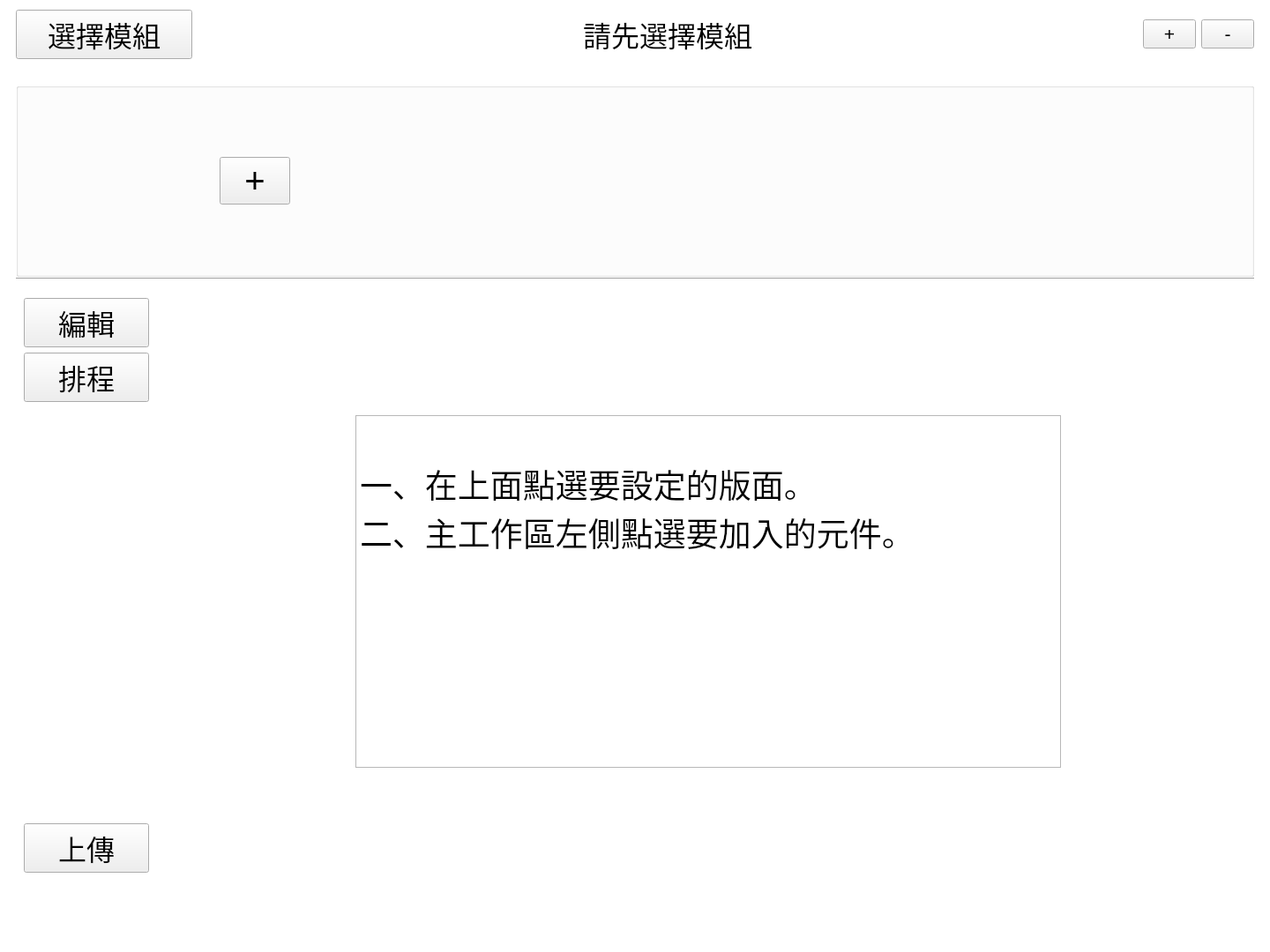
<?xml version="1.0" encoding="UTF-8"?>
<ui version="4.0">
 <class>Widget</class>
 <widget class="QWidget" name="Widget">
  <property name="geometry">
   <rect>
    <x>0</x>
    <y>0</y>
    <width>1440</width>
    <height>1080</height>
   </rect>
  </property>
  <property name="font">
   <font>
    <pointsize>16</pointsize>
   </font>
  </property>
  <property name="windowTitle">
   <string>Widget</string>
  </property>
  <layout class="QGridLayout" name="gridLayout">
   <property name="leftMargin">
    <number>0</number>
   </property>
   <property name="topMargin">
    <number>0</number>
   </property>
   <property name="rightMargin">
    <number>0</number>
   </property>
   <property name="bottomMargin">
    <number>0</number>
   </property>
   <property name="spacing">
    <number>0</number>
   </property>
   <item row="0" column="0" colspan="2">
    <widget class="QWidget" name="wBg" native="true">
     <property name="minimumSize">
      <size>
       <width>400</width>
       <height>400</height>
      </size>
     </property>
     <property name="styleSheet">
      <string notr="true">QWidget#wBg{background-color: rgb(255, 255, 255);}</string>
     </property>
     <layout class="QVBoxLayout" name="verticalLayout_3">
      <item>
       <widget class="QWidget" name="wTop" native="true">
        <property name="minimumSize">
         <size>
          <width>0</width>
          <height>60</height>
         </size>
        </property>
        <layout class="QHBoxLayout" name="horizontalLayout_3">
         <property name="topMargin">
          <number>0</number>
         </property>
         <property name="bottomMargin">
          <number>0</number>
         </property>
         <item>
          <widget class="QPushButton" name="btnSelectModel">
           <property name="minimumSize">
            <size>
             <width>200</width>
             <height>0</height>
            </size>
           </property>
           <property name="maximumSize">
            <size>
             <width>160</width>
             <height>16777215</height>
            </size>
           </property>
           <property name="font">
            <font>
             <pointsize>24</pointsize>
            </font>
           </property>
           <property name="text">
            <string>選擇模組</string>
           </property>
          </widget>
         </item>
         <item>
          <widget class="QLabel" name="lbModel">
           <property name="font">
            <font>
             <pointsize>24</pointsize>
            </font>
           </property>
           <property name="text">
            <string>請先選擇模組</string>
           </property>
           <property name="alignment">
            <set>Qt::AlignCenter</set>
           </property>
          </widget>
         </item>
         <item>
          <widget class="QPushButton" name="btnAddModel">
           <property name="sizePolicy">
            <sizepolicy hsizetype="Maximum" vsizetype="Fixed">
             <horstretch>0</horstretch>
             <verstretch>0</verstretch>
            </sizepolicy>
           </property>
           <property name="maximumSize">
            <size>
             <width>60</width>
             <height>16777215</height>
            </size>
           </property>
           <property name="text">
            <string>+</string>
           </property>
          </widget>
         </item>
         <item>
          <widget class="QPushButton" name="btnDelModel">
           <property name="sizePolicy">
            <sizepolicy hsizetype="Maximum" vsizetype="Fixed">
             <horstretch>0</horstretch>
             <verstretch>0</verstretch>
            </sizepolicy>
           </property>
           <property name="maximumSize">
            <size>
             <width>60</width>
             <height>16777215</height>
            </size>
           </property>
           <property name="text">
            <string>-</string>
           </property>
          </widget>
         </item>
        </layout>
       </widget>
      </item>
      <item>
       <widget class="QWidget" name="wBody" native="true">
        <property name="minimumSize">
         <size>
          <width>200</width>
          <height>200</height>
         </size>
        </property>
        <layout class="QVBoxLayout" name="verticalLayout_2">
         <property name="spacing">
          <number>11</number>
         </property>
         <property name="bottomMargin">
          <number>11</number>
         </property>
         <item>
          <widget class="QWidget" name="wTitle" native="true">
           <property name="minimumSize">
            <size>
             <width>0</width>
             <height>220</height>
            </size>
           </property>
           <property name="maximumSize">
            <size>
             <width>16777215</width>
             <height>200</height>
            </size>
           </property>
           <layout class="QHBoxLayout" name="horizontalLayout">
            <property name="spacing">
             <number>0</number>
            </property>
            <property name="leftMargin">
             <number>0</number>
            </property>
            <property name="topMargin">
             <number>0</number>
            </property>
            <property name="rightMargin">
             <number>0</number>
            </property>
            <property name="bottomMargin">
             <number>0</number>
            </property>
            <item>
             <widget class="QGroupBox" name="groupBox">
              <property name="minimumSize">
               <size>
                <width>240</width>
                <height>0</height>
               </size>
              </property>
              <layout class="QHBoxLayout" name="horizontalLayout_2">
               <property name="leftMargin">
                <number>2</number>
               </property>
               <property name="topMargin">
                <number>2</number>
               </property>
               <property name="rightMargin">
                <number>2</number>
               </property>
               <property name="bottomMargin">
                <number>2</number>
               </property>
               <item>
                <widget class="LayerSelector" name="wLayerSelector" native="true">
                 <property name="minimumSize">
                  <size>
                   <width>220</width>
                   <height>0</height>
                  </size>
                 </property>
                </widget>
               </item>
               <item>
                <widget class="QPushButton" name="btnAddLayer">
                 <property name="font">
                  <font>
                   <pointsize>30</pointsize>
                  </font>
                 </property>
                 <property name="text">
                  <string>+</string>
                 </property>
                </widget>
               </item>
               <item>
                <spacer name="horizontalSpacer">
                 <property name="orientation">
                  <enum>Qt::Horizontal</enum>
                 </property>
                 <property name="sizeHint" stdset="0">
                  <size>
                   <width>618</width>
                   <height>217</height>
                  </size>
                 </property>
                </spacer>
               </item>
              </layout>
             </widget>
            </item>
           </layout>
          </widget>
         </item>
         <item>
          <widget class="Line" name="line">
           <property name="orientation">
            <enum>Qt::Horizontal</enum>
           </property>
          </widget>
         </item>
         <item>
          <widget class="QWidget" name="widget_2" native="true">
           <property name="minimumSize">
            <size>
             <width>200</width>
             <height>200</height>
            </size>
           </property>
           <layout class="QHBoxLayout" name="horizontalLayout_4">
            <property name="leftMargin">
             <number>0</number>
            </property>
            <property name="topMargin">
             <number>0</number>
            </property>
            <property name="rightMargin">
             <number>0</number>
            </property>
            <property name="bottomMargin">
             <number>0</number>
            </property>
            <item>
             <widget class="QWidget" name="widget_3" native="true">
              <property name="minimumSize">
               <size>
                <width>160</width>
                <height>0</height>
               </size>
              </property>
              <property name="maximumSize">
               <size>
                <width>200</width>
                <height>16777215</height>
               </size>
              </property>
              <layout class="QVBoxLayout" name="verticalLayout">
               <item>
                <widget class="QPushButton" name="pushButton">
                 <property name="font">
                  <font>
                   <pointsize>24</pointsize>
                  </font>
                 </property>
                 <property name="text">
                  <string>編輯</string>
                 </property>
                </widget>
               </item>
               <item>
                <widget class="QPushButton" name="pushButton_2">
                 <property name="font">
                  <font>
                   <pointsize>24</pointsize>
                  </font>
                 </property>
                 <property name="text">
                  <string>排程</string>
                 </property>
                </widget>
               </item>
               <item>
                <spacer name="verticalSpacer">
                 <property name="orientation">
                  <enum>Qt::Vertical</enum>
                 </property>
                 <property name="sizeHint" stdset="0">
                  <size>
                   <width>20</width>
                   <height>497</height>
                  </size>
                 </property>
                </spacer>
               </item>
               <item>
                <widget class="QPushButton" name="btnUpload">
                 <property name="font">
                  <font>
                   <pointsize>24</pointsize>
                  </font>
                 </property>
                 <property name="text">
                  <string>上傳</string>
                 </property>
                </widget>
               </item>
               <item>
                <spacer name="verticalSpacer_3">
                 <property name="orientation">
                  <enum>Qt::Vertical</enum>
                 </property>
                 <property name="sizeHint" stdset="0">
                  <size>
                   <width>20</width>
                   <height>40</height>
                  </size>
                 </property>
                </spacer>
               </item>
              </layout>
             </widget>
            </item>
            <item>
             <widget class="QStackedWidget" name="wStackWork">
              <property name="styleSheet">
               <string notr="true">QWidget#wContent{background-color: rgb(239, 239, 239);}</string>
              </property>
              <widget class="QWidget" name="page0">
               <layout class="QGridLayout" name="gridLayout_2">
                <item row="0" column="0">
                 <widget class="QTextEdit" name="textEdit">
                  <property name="sizePolicy">
                   <sizepolicy hsizetype="Maximum" vsizetype="Maximum">
                    <horstretch>0</horstretch>
                    <verstretch>0</verstretch>
                   </sizepolicy>
                  </property>
                  <property name="minimumSize">
                   <size>
                    <width>800</width>
                    <height>400</height>
                   </size>
                  </property>
                  <property name="font">
                   <font>
                    <pointsize>30</pointsize>
                   </font>
                  </property>
                  <property name="html">
                   <string>&lt;!DOCTYPE HTML PUBLIC &quot;-//W3C//DTD HTML 4.0//EN&quot; &quot;http://www.w3.org/TR/REC-html40/strict.dtd&quot;&gt;
&lt;html&gt;&lt;head&gt;&lt;meta name=&quot;qrichtext&quot; content=&quot;1&quot; /&gt;&lt;style type=&quot;text/css&quot;&gt;
p, li { white-space: pre-wrap; }
&lt;/style&gt;&lt;/head&gt;&lt;body style=&quot; font-family:'PibotoLt'; font-size:30pt; font-weight:400; font-style:normal;&quot;&gt;
&lt;p style=&quot; margin-top:0px; margin-bottom:0px; margin-left:0px; margin-right:0px; -qt-block-indent:0; text-indent:0px;&quot;&gt;&lt;span style=&quot; font-family:'PMingLiU'; font-size:28pt;&quot;&gt;&lt;br /&gt;一、在上面點選要設定的版面。&lt;/span&gt;&lt;/p&gt;
&lt;p style=&quot; margin-top:0px; margin-bottom:0px; margin-left:0px; margin-right:0px; -qt-block-indent:0; text-indent:0px;&quot;&gt;&lt;span style=&quot; font-family:'PMingLiU'; font-size:28pt;&quot;&gt;二、主工作區左側點選要加入的元件。&lt;/span&gt;&lt;/p&gt;&lt;/body&gt;&lt;/html&gt;</string>
                  </property>
                 </widget>
                </item>
               </layout>
              </widget>
              <widget class="QWidget" name="wWork">
               <layout class="QHBoxLayout" name="horizontalLayout_5">
                <item>
                 <spacer name="horizontalSpacer_2">
                  <property name="orientation">
                   <enum>Qt::Horizontal</enum>
                  </property>
                  <property name="sizeHint" stdset="0">
                   <size>
                    <width>40</width>
                    <height>20</height>
                   </size>
                  </property>
                 </spacer>
                </item>
                <item>
                 <widget class="LayerAddContent" name="wAdd" native="true">
                  <property name="minimumSize">
                   <size>
                    <width>200</width>
                    <height>0</height>
                   </size>
                  </property>
                 </widget>
                </item>
                <item>
                 <widget class="DisplayWidget" name="wDisplay" native="true">
                  <property name="minimumSize">
                   <size>
                    <width>540</width>
                    <height>0</height>
                   </size>
                  </property>
                 </widget>
                </item>
                <item>
                 <widget class="LayerEditor" name="wEditor" native="true">
                  <property name="minimumSize">
                   <size>
                    <width>270</width>
                    <height>100</height>
                   </size>
                  </property>
                  <property name="maximumSize">
                   <size>
                    <width>250</width>
                    <height>16777215</height>
                   </size>
                  </property>
                 </widget>
                </item>
                <item>
                 <widget class="QWidget" name="widget" native="true">
                  <property name="minimumSize">
                   <size>
                    <width>80</width>
                    <height>0</height>
                   </size>
                  </property>
                  <property name="font">
                   <font>
                    <pointsize>20</pointsize>
                   </font>
                  </property>
                  <layout class="QVBoxLayout" name="verticalLayout_4">
                   <item>
                    <spacer name="verticalSpacer_2">
                     <property name="orientation">
                      <enum>Qt::Vertical</enum>
                     </property>
                     <property name="sizeHint" stdset="0">
                      <size>
                       <width>20</width>
                       <height>603</height>
                      </size>
                     </property>
                    </spacer>
                   </item>
                   <item>
                    <widget class="QPushButton" name="btnSave">
                     <property name="font">
                      <font>
                       <pointsize>20</pointsize>
                      </font>
                     </property>
                     <property name="text">
                      <string>儲存變更</string>
                     </property>
                    </widget>
                   </item>
                  </layout>
                 </widget>
                </item>
                <item>
                 <spacer name="horizontalSpacer_3">
                  <property name="orientation">
                   <enum>Qt::Horizontal</enum>
                  </property>
                  <property name="sizeHint" stdset="0">
                   <size>
                    <width>40</width>
                    <height>20</height>
                   </size>
                  </property>
                 </spacer>
                </item>
               </layout>
              </widget>
             </widget>
            </item>
           </layout>
          </widget>
         </item>
        </layout>
       </widget>
      </item>
      <item>
       <widget class="QWidget" name="wBottom" native="true">
        <property name="minimumSize">
         <size>
          <width>0</width>
          <height>40</height>
         </size>
        </property>
       </widget>
      </item>
     </layout>
    </widget>
   </item>
  </layout>
 </widget>
 <customwidgets>
  <customwidget>
   <class>LayerSelector</class>
   <extends>QWidget</extends>
   <header>LayerSelector.h</header>
   <container>1</container>
  </customwidget>
  <customwidget>
   <class>DisplayWidget</class>
   <extends>QWidget</extends>
   <header>DisplayWidget.h</header>
   <container>1</container>
  </customwidget>
  <customwidget>
   <class>LayerEditor</class>
   <extends>QWidget</extends>
   <header>LayerEditor.h</header>
   <container>1</container>
  </customwidget>
  <customwidget>
   <class>LayerAddContent</class>
   <extends>QWidget</extends>
   <header>LayerAddContent.h</header>
   <container>1</container>
  </customwidget>
 </customwidgets>
 <resources/>
 <connections/>
</ui>
